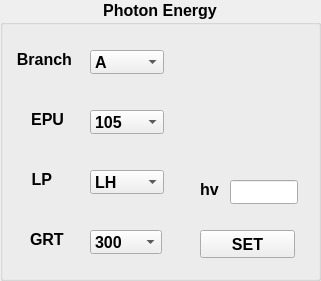
      <widget class="QGroupBox" name="groupBox">
       <property name="geometry">
        <rect>
         <x>50</x>
         <y>530</y>
         <width>321</width>
         <height>281</height>
        </rect>
       </property>
       <property name="font">
        <font>
         <pointsize>12</pointsize>
         <weight>75</weight>
         <bold>true</bold>
        </font>
       </property>
       <property name="autoFillBackground">
        <bool>false</bool>
       </property>
       <property name="styleSheet">
        <string notr="true">border-color: rgb(255, 139, 0);</string>
       </property>
       <property name="title">
        <string>Photon Energy</string>
       </property>
       <property name="alignment">
        <set>Qt::AlignHCenter|Qt::AlignTop</set>
       </property>
       <widget class="QPushButton" name="pushButton_PGM_set">
        <property name="geometry">
         <rect>
          <x>200</x>
          <y>230</y>
          <width>95</width>
          <height>28</height>
         </rect>
        </property>
        <property name="sizePolicy">
         <sizepolicy hsizetype="Minimum" vsizetype="Preferred">
          <horstretch>0</horstretch>
          <verstretch>0</verstretch>
         </sizepolicy>
        </property>
        <property name="font">
         <font>
          <pointsize>12</pointsize>
          <weight>75</weight>
          <bold>true</bold>
         </font>
        </property>
        <property name="text">
         <string>SET</string>
        </property>
       </widget>
       <widget class="QLineEdit" name="lineEdit_Eph_Energy">
        <property name="geometry">
         <rect>
          <x>230</x>
          <y>180</y>
          <width>68</width>
          <height>24</height>
         </rect>
        </property>
        <property name="sizePolicy">
         <sizepolicy hsizetype="Expanding" vsizetype="Preferred">
          <horstretch>0</horstretch>
          <verstretch>0</verstretch>
         </sizepolicy>
        </property>
        <property name="font">
         <font>
          <pointsize>12</pointsize>
          <weight>75</weight>
          <bold>true</bold>
         </font>
        </property>
       </widget>
       <widget class="QLabel" name="label_Eph_Energy">
        <property name="geometry">
         <rect>
          <x>200</x>
          <y>180</y>
          <width>21</width>
          <height>19</height>
         </rect>
        </property>
        <property name="font">
         <font>
          <pointsize>12</pointsize>
          <weight>75</weight>
          <bold>true</bold>
         </font>
        </property>
        <property name="text">
         <string>hv</string>
        </property>
       </widget>
       <widget class="QComboBox" name="comboBox_Eph_Branch">
        <property name="geometry">
         <rect>
          <x>90</x>
          <y>50</y>
          <width>74</width>
          <height>24</height>
         </rect>
        </property>
        <property name="sizePolicy">
         <sizepolicy hsizetype="Preferred" vsizetype="Preferred">
          <horstretch>0</horstretch>
          <verstretch>0</verstretch>
         </sizepolicy>
        </property>
        <property name="font">
         <font>
          <pointsize>12</pointsize>
          <weight>75</weight>
          <bold>true</bold>
         </font>
        </property>
        <property name="currentText">
         <string>A</string>
        </property>
        <item>
         <property name="text">
          <string>A</string>
         </property>
        </item>
        <item>
         <property name="text">
          <string>B</string>
         </property>
        </item>
       </widget>
       <widget class="QLabel" name="label_Eph_Branch">
        <property name="geometry">
         <rect>
          <x>10</x>
          <y>50</y>
          <width>62</width>
          <height>19</height>
         </rect>
        </property>
        <property name="font">
         <font>
          <pointsize>12</pointsize>
          <weight>75</weight>
          <bold>true</bold>
         </font>
        </property>
        <property name="text">
         <string>Branch</string>
        </property>
        <property name="alignment">
         <set>Qt::AlignRight|Qt::AlignTrailing|Qt::AlignVCenter</set>
        </property>
        <property name="buddy">
         <cstring>comboBox_Eph_Branch</cstring>
        </property>
       </widget>
       <widget class="QComboBox" name="comboBox_Eph_EPU">
        <property name="geometry">
         <rect>
          <x>90</x>
          <y>110</y>
          <width>74</width>
          <height>24</height>
         </rect>
        </property>
        <property name="font">
         <font>
          <pointsize>12</pointsize>
          <weight>75</weight>
          <bold>true</bold>
         </font>
        </property>
        <property name="currentText">
         <string>105</string>
        </property>
        <item>
         <property name="text">
          <string>105</string>
         </property>
        </item>
        <item>
         <property name="text">
          <string>57</string>
         </property>
        </item>
       </widget>
       <widget class="QLabel" name="label_Eph_EPU">
        <property name="geometry">
         <rect>
          <x>30</x>
          <y>110</y>
          <width>34</width>
          <height>19</height>
         </rect>
        </property>
        <property name="font">
         <font>
          <pointsize>12</pointsize>
          <weight>75</weight>
          <bold>true</bold>
         </font>
        </property>
        <property name="text">
         <string>EPU</string>
        </property>
        <property name="alignment">
         <set>Qt::AlignRight|Qt::AlignTrailing|Qt::AlignVCenter</set>
        </property>
       </widget>
       <widget class="QComboBox" name="comboBox_Eph_LP">
        <property name="geometry">
         <rect>
          <x>90</x>
          <y>170</y>
          <width>74</width>
          <height>24</height>
         </rect>
        </property>
        <property name="sizePolicy">
         <sizepolicy hsizetype="Preferred" vsizetype="Preferred">
          <horstretch>0</horstretch>
          <verstretch>0</verstretch>
         </sizepolicy>
        </property>
        <property name="font">
         <font>
          <pointsize>12</pointsize>
          <weight>75</weight>
          <bold>true</bold>
         </font>
        </property>
        <property name="currentText">
         <string>LH</string>
        </property>
        <item>
         <property name="text">
          <string>LH</string>
         </property>
        </item>
        <item>
         <property name="text">
          <string>LV</string>
         </property>
        </item>
        <item>
         <property name="text">
          <string>CR</string>
         </property>
        </item>
        <item>
         <property name="text">
          <string>CL</string>
         </property>
        </item>
       </widget>
       <widget class="QLabel" name="label_Eph_LP">
        <property name="geometry">
         <rect>
          <x>30</x>
          <y>170</y>
          <width>22</width>
          <height>19</height>
         </rect>
        </property>
        <property name="font">
         <font>
          <pointsize>12</pointsize>
          <weight>75</weight>
          <bold>true</bold>
         </font>
        </property>
        <property name="text">
         <string>LP</string>
        </property>
        <property name="alignment">
         <set>Qt::AlignRight|Qt::AlignTrailing|Qt::AlignVCenter</set>
        </property>
        <property name="buddy">
         <cstring>comboBox_Eph_EPU</cstring>
        </property>
       </widget>
       <widget class="QLabel" name="label_Eph_GRT">
        <property name="geometry">
         <rect>
          <x>30</x>
          <y>230</y>
          <width>36</width>
          <height>19</height>
         </rect>
        </property>
        <property name="font">
         <font>
          <pointsize>12</pointsize>
          <weight>75</weight>
          <bold>true</bold>
         </font>
        </property>
        <property name="text">
         <string>GRT</string>
        </property>
        <property name="buddy">
         <cstring>comboBox_Eph_GRT</cstring>
        </property>
       </widget>
       <widget class="QComboBox" name="comboBox_Eph_GRT">
        <property name="geometry">
         <rect>
          <x>90</x>
          <y>230</y>
          <width>72</width>
          <height>24</height>
         </rect>
        </property>
        <property name="sizePolicy">
         <sizepolicy hsizetype="Preferred" vsizetype="Preferred">
          <horstretch>0</horstretch>
          <verstretch>0</verstretch>
         </sizepolicy>
        </property>
        <property name="font">
         <font>
          <pointsize>12</pointsize>
          <weight>75</weight>
          <bold>true</bold>
         </font>
        </property>
        <property name="currentText">
         <string>300</string>
        </property>
        <item>
         <property name="text">
          <string>300</string>
         </property>
        </item>
        <item>
         <property name="text">
          <string>600</string>
         </property>
        </item>
        <item>
         <property name="text">
          <string>800</string>
         </property>
        </item>
        <item>
         <property name="text">
          <string>1200</string>
         </property>
        </item>
       </widget>
      </widget>
